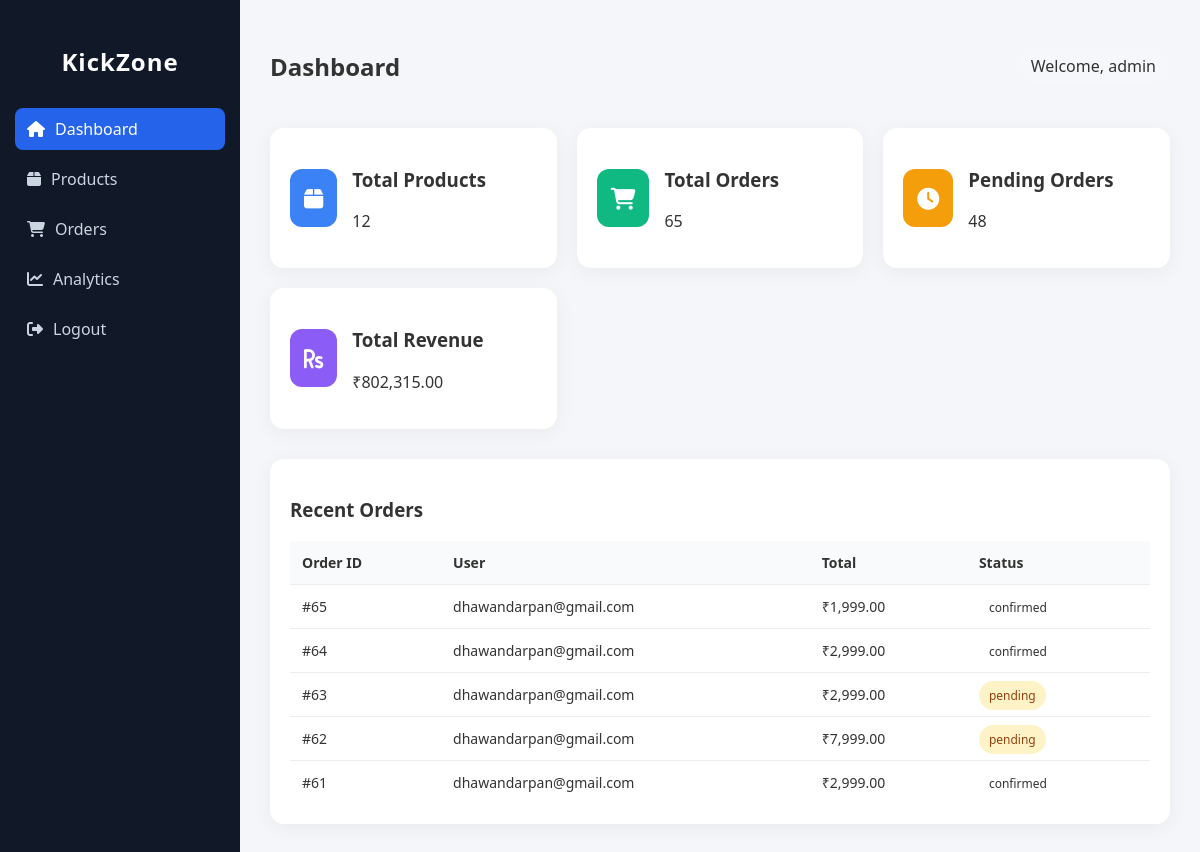
The page /admin/index.php (signed in) on the database its author committed.
### tables this page shows
CREATE TABLE `orders` (
  `id` int(11) NOT NULL,
  `user_id` int(11) NOT NULL,
  `total_price` decimal(10,2) NOT NULL,
  `status` varchar(50) DEFAULT 'pending',
  `created_at` timestamp NOT NULL DEFAULT current_timestamp(),
  `user` varchar(100) NOT NULL,
  `payment_method` varchar(20) NOT NULL DEFAULT 'COD',
  `payment_status` varchar(20) NOT NULL DEFAULT 'pending',
  `phone` varchar(20) DEFAULT NULL,
  `address` text DEFAULT NULL,
  `city` varchar(100) DEFAULT NULL,
  `pincode` varchar(10) DEFAULT NULL,
  `order_number` varchar(30) DEFAULT NULL,
  `transaction_id` varchar(100) DEFAULT NULL
);

CREATE TABLE `users` (
  `id` int(11) NOT NULL,
  `name` varchar(100) NOT NULL,
  `email` varchar(100) NOT NULL,
  `password` varchar(255) NOT NULL,
  `created_at` timestamp NOT NULL DEFAULT current_timestamp(),
  `phone` varchar(20) DEFAULT NULL,
  `address` text DEFAULT NULL,
  `city` varchar(100) DEFAULT NULL,
  `pincode` varchar(10) DEFAULT NULL
);

### admin/index.php (the view, shortened to what this page needs)
<?php
include "../db.php";
$total_products = mysqli_fetch_assoc(
    mysqli_query($conn, "SELECT COUNT(*) AS total FROM products")
)['total'];
$total_orders = mysqli_fetch_assoc(
    mysqli_query($conn, "SELECT COUNT(*) AS total FROM orders")
)['total'];
$pending_orders = mysqli_fetch_assoc(
    mysqli_query($conn, "SELECT COUNT(*) AS total FROM orders WHERE status='Pending'")
)['total'];
$revenue_result = mysqli_fetch_assoc(
    mysqli_query($conn, "SELECT SUM(total_price) AS revenue FROM orders")
);
$total_revenue = $revenue_result['revenue'] ?? 0;
$recent = mysqli_query(
    $conn,
    "SELECT o.*, u.email
     FROM orders o
     LEFT JOIN users u ON o.user_id = u.id
     ORDER BY o.id DESC
     LIMIT 5"
);
?>
<!DOCTYPE html>
<html>
<head>
<link rel="stylesheet" href="admin.css">
<link href="https://cdnjs.cloudflare.com/ajax/libs/font-awesome/6.5.0/css/all.min.css" rel="stylesheet">
</head>
<body>
<div class="admin-wrapper">
    <?php include "sidebar.php"; ?>
    <div class="main-content">
        <div class="topbar">
            <h2>Dashboard</h2>
            <div class="admin-info">
                Welcome, <?php echo htmlspecialchars($_SESSION['admin']); ?>
            </div>
        </div>
        <div class="cards">
            <div class="card">
                <div class="card-icon bg-blue">
                    <i class="fa fa-box"></i>
                </div>
                <div>
                    <h3>Total Products</h3>
                    <p><?php echo number_format($total_products); ?></p>
                </div>
            </div>
            <div class="card">
                <div class="card-icon bg-green">
                    <i class="fa fa-shopping-cart"></i>
                </div>
                <div>
                    <h3>Total Orders</h3>
                    <p><?php echo number_format($total_orders); ?></p>
                </div>
            </div>
            <div class="card">
                <div class="card-icon bg-orange">
                    <i class="fa fa-clock"></i>
                </div>
                <div>
                    <h3>Pending Orders</h3>
                    <p><?php echo number_format($pending_orders); ?></p>
                </div>
            </div>
            <div class="card">
                <div class="card-icon bg-purple">
                    <i class="fa fa-rupee-sign"></i>
                </div>
                <div>
                    <h3>Total Revenue</h3>
                    <p>₹<?php echo number_format($total_revenue, 2); ?></p>
                </div>
            </div>
        </div>
        <div class="table-section">
            <h3>Recent Orders</h3>
            <table>
                <thead>
                    <tr>
                        <th>Order ID</th>
                        <th>User</th>
                        <th>Total</th>
                        <th>Status</th>
                    </tr>
                </thead>
                <tbody>
                <?php while ($row = mysqli_fetch_assoc($recent)) { ?>
                <tr>
                    <td>#<?php echo $row['id']; ?></td>
                    <td><?php echo htmlspecialchars($row['email'] ?? 'Unknown'); ?></td>
                    <td>₹<?php echo number_format($row['total_price'], 2); ?></td>
                    <td>
                        <span class="status-badge <?php echo strtolower($row['status']); ?>">
                            <?php echo $row['status']; ?>
                        </span>
                    </td>
                </tr>
                <?php } ?>
                </tbody>
            </table>
        </div>
    </div>
</div>
</body>
</html>

### admin/sidebar.php
<?php
$current_page = basename($_SERVER['PHP_SELF']);
?>
<div class="sidebar">
    <h2 class="logo">KickZone</h2>
    <ul class="menu">
        <li class="<?php if($current_page == 'index.php') echo 'active'; ?>">
            <a href="index.php">
                <i class="fa fa-home"></i> Dashboard
            </a>
        </li>
        <li class="<?php if($current_page == 'products.php') echo 'active'; ?>">
            <a href="products.php">
                <i class="fa fa-box"></i> Products
            </a>
        </li>
        <li class="<?php if($current_page == 'orders.php') echo 'active'; ?>">
            <a href="orders.php">
                <i class="fa fa-shopping-cart"></i> Orders
            </a>
        </li>
        <li class="<?php if($current_page == 'analytics.php') echo 'active'; ?>">
            <a href="analytics.php">
                <i class="fa fa-chart-line"></i> Analytics
            </a>
        </li>
        <li>
            <a href="logout.php">
                <i class="fa fa-sign-out-alt"></i> Logout
            </a>
        </li>
    </ul>
</div>

### admin/admin.css (style rules this page uses)
* { box-sizing: border-box; }
body { margin: 0; font-family: 'Segoe UI', Tahoma, sans-serif; background: #f4f6f9; color: #333; }
.admin-wrapper { display: flex; min-height: 100vh; }
.sidebar { width: 240px; background: #111827; color: #fff; padding: 25px 15px; transition: 0.3s ease; }
.logo { text-align: center; margin-bottom: 30px; font-weight: 600; letter-spacing: 1px; }
.menu { list-style: none; padding: 0; margin: 0; }
.menu li { margin-bottom: 8px; border-radius: 8px; transition: 0.2s ease; }
.menu li a { display: flex; align-items: center; gap: 10px; color: #cbd5e1; text-decoration: none; padding: 10px 12px; border-radius: 8px; transition: 0.2s ease; }
.menu li.active a { background: #2563eb; color: #fff; }
.main-content { flex: 1; padding: 30px; }
.topbar { display: flex; justify-content: space-between; align-items: center; margin-bottom: 25px; }
.cards { display: grid; grid-template-columns: repeat(auto-fit, minmax(220px, 1fr)); gap: 20px; margin-bottom: 30px; }
.card { background: #fff; padding: 20px; border-radius: 14px; box-shadow: 0 4px 20px rgba(0,0,0,0.05); display: flex; align-items: center; gap: 15px; transition: 0.25s ease; }
.card-icon { font-size: 22px; padding: 14px; border-radius: 12px; color: #fff; }
.bg-blue { background: #3b82f6; }
.bg-green { background: #10b981; }
.bg-orange { background: #f59e0b; }
.bg-purple { background: #8b5cf6; }
.table-section { background: #fff; padding: 20px; border-radius: 14px; box-shadow: 0 4px 20px rgba(0,0,0,0.05); }
table { width: 100%; border-collapse: collapse; margin-top: 15px; }
table th { text-align: left; background: #f9fafb; padding: 12px; font-weight: 600; font-size: 14px; }
table td { padding: 12px; border-top: 1px solid #eee; font-size: 14px; }
.status-badge { padding: 6px 10px; border-radius: 20px; font-size: 12px; font-weight: 500; }
.status-badge.pending { background: #fef3c7; color: #92400e; }
button, input, select, .card, .menu li a { transition: all 0.2s ease; }
.admin-info { display: flex; align-items: center; gap: 8px; font-weight: 500; background: #f5f7fa; padding: 6px 14px; border-radius: 20px; }

### rows shown on the page
orders: id "65", user.email "dhawandarpan@gmail.com", total_price "1,999.00", status "confirmed"
orders: id "64", user.email "dhawandarpan@gmail.com", total_price "2,999.00", status "confirmed"
orders: id "63", user.email "dhawandarpan@gmail.com", total_price "2,999.00", status "pending"
orders: id "62", user.email "dhawandarpan@gmail.com", total_price "7,999.00", status "pending"
orders: id "61", user.email "dhawandarpan@gmail.com", total_price "2,999.00", status "confirmed"

### other values the page prints
$_SESSION['admin'] "admin"
$total_products "12"
$total_orders "65"
$pending_orders "48"
$total_revenue "802,315.00"
